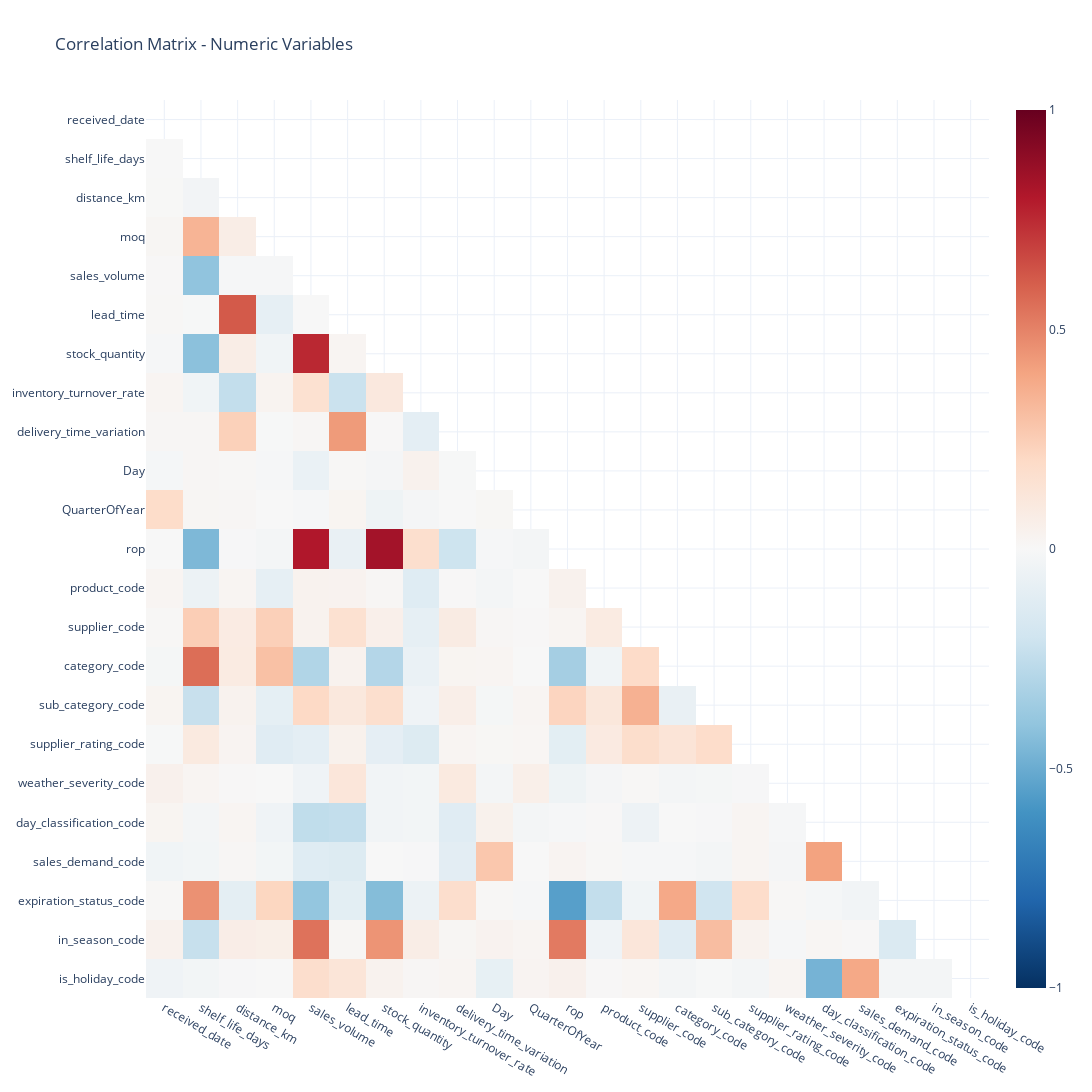

The notebook cell this image was saved under:
### Code cell
# Hide the top half of the matrix to avoid repeating values
mask = np.tril(np.ones(correlation_matrix.shape), k=-1)
masked_corr = correlation_matrix.where(mask == 1)

# Create a heatmap visualization of the correlation matrix
fig_corr = px.imshow(masked_corr,
                    title='Correlation Matrix - Numeric Variables',
                    color_continuous_scale='RdBu_r',  # Red-Blue reversed color scale
                    aspect="auto",                   # Automatic aspect ratio
                    text_auto=False,                 # Display correlation values on cells
                    zmin=-1, zmax=1)                 # Fix color scale from -1 to +1

# Adjust the figure dimensions
fig_corr.update_layout(width=1200, height=1200)

# Display the interactive heatmap
fig_corr.show()

### Figure 1 — Plotly figure (JSON) as saved in the notebook; plotly's stock layout.template omitted (floating-point values rounded to 4 significant figures; data arrays with more than 128 entries replaced by an {"elided": "..."} marker saying what was removed)
{"data": [{"coloraxis": "coloraxis", "hovertemplate": "x: %{x}<br>y: %{y}<br>color: %{z}<extra></extra>", "name": "0", "type": "heatmap", "x": ["received_date", "shelf_life_days", "distance_km", "moq", "sales_volume", "lead_time", "stock_quantity", "inventory_turnover_rate", "delivery_time_variation", "Day", "QuarterOfYear", "rop", "product_code", "supplier_code", "category_code", "sub_category_code", "supplier_rating_code", "weather_severity_code", "day_classification_code", "sales_demand_code", "expiration_status_code", "in_season_code", "is_holiday_code"], "xaxis": "x", "y": ["received_date", "shelf_life_days", "distance_km", "moq", "sales_volume", "lead_time", "stock_quantity", "inventory_turnover_rate", "delivery_time_variation", "Day", "QuarterOfYear", "rop", "product_code", "supplier_code", "category_code", "sub_category_code", "supplier_rating_code", "weather_severity_code", "day_classification_code", "sales_demand_code", "expiration_status_code", "in_season_code", "is_holiday_code"], "yaxis": "y", "z": {"elided": "23x23 float values"}}], "layout": {"coloraxis": {"cmax": 1, "cmin": -1, "colorscale": [[0, "rgb(5,48,97)"], [0.1, "rgb(33,102,172)"], [0.2, "rgb(67,147,195)"], [0.3, "rgb(146,197,222)"], [0.4, "rgb(209,229,240)"], [0.5, "rgb(247,247,247)"], [0.6, "rgb(253,219,199)"], [0.7, "rgb(244,165,130)"], [0.8, "rgb(214,96,77)"], [0.9, "rgb(178,24,43)"], [1, "rgb(103,0,31)"]]}, "height": 1200, "title": {"text": "Correlation Matrix - Numeric Variables"}, "width": 1200, "xaxis": {"anchor": "y", "domain": [0, 1]}, "yaxis": {"anchor": "x", "autorange": "reversed", "domain": [0, 1]}}}
